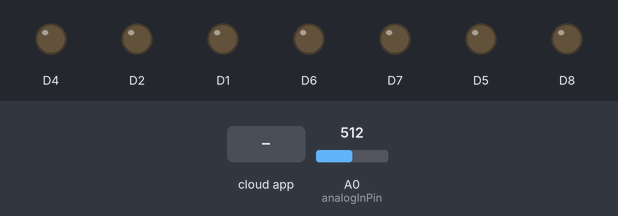
Recording of a sketch running on a simulated ESP8266 (NodeMCU). On the bench: output pins drawn as LEDs (lit = HIGH). Dashed ring = blinking. The test bench sets the inputs (shaded band); at power-on: A0 (analogInPin) = 512. WiFi joins after 1.5 s; servers stay silent unless stated; the Firebase database answers and starts empty; what the sketch prints to the serial monitor is not drawn.

Above: at 3.7 s.
3.8 s: A0 (analogInPin) set to 584
5.3 s: A0 (analogInPin) set to 608
At 6.8 s:
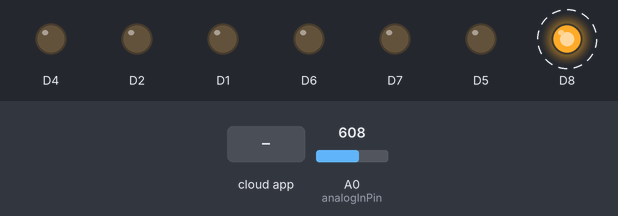
9.9 s: A0 (analogInPin) set to 590
At 11.0 s:
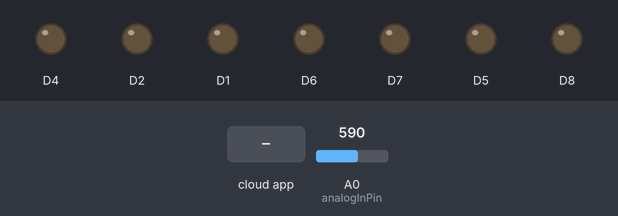
11.4 s: the phone or cloud app sets MANUAL to ON
At 13.0 s:
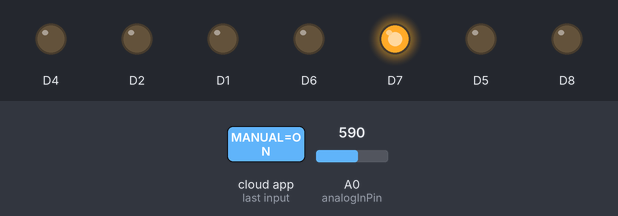
13.6 s: A0 (analogInPin) set to 610
At 15.2 s:
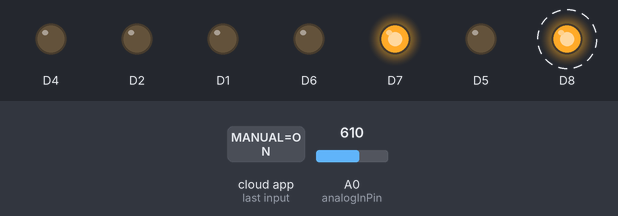
18.2 s: the phone or cloud app sets V_1 to ON
At 20.4 s:
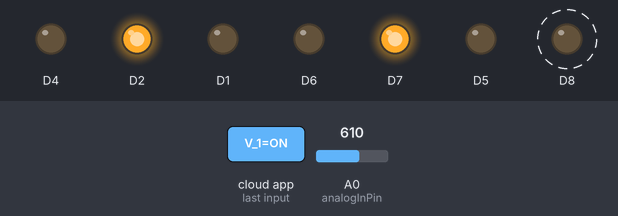
Timing chart, 0 to 23.8 s (numbered marks = the images above; inputs shaded):
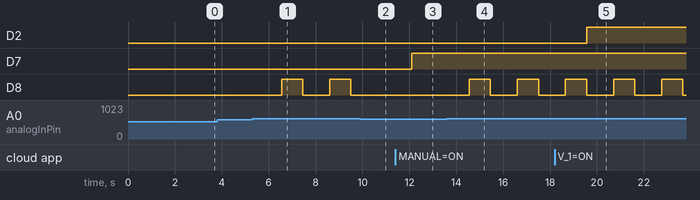

Measured:
- the behaviour switches between 600 and 601 on A0 (analogInPin) (found by bisection; images 0 and 1)
- after the input at 3.8 s, every drawn part: stays the same
- after the input at 5.3 s, D8: alternates HIGH for 0.90 s and LOW for 1.2 s, starting after 1.3 s
- after the input at 9.9 s, D8: stays LOW (without the input it goes to HIGH after 0.76 s)
- after the input at 11.4 s, D7: LOW → HIGH after 0.71 s
- after the input at 13.6 s, D8: alternates HIGH for 0.90 s and LOW for 1.2 s, starting after 0.96 s
- after the input at 18.2 s, D2: LOW → HIGH after 1.4 s

The sketch:

Firebase_Receiver.ino
```cpp
 /*

#include <ESP8266WiFi.h>

#include <FirebaseArduino.h>

#define WIFI_SSID "MY_TEST"
#define WIFI_PASSWORD "12345678"
#define FIREBASE_HOST "https://kma-moisture-default-rtdb.firebaseio.com"
#define FIREBASE_AUTH "qWGH88JqZn4UWRglLHQZUsbEkE226edlej6Sz2ec"
qWGH88JqZn4UWRglLHQZUsbEkE226edlej6Sz2ec
*/
  #include <ESP8266WiFi.h>
#include <FirebaseArduino.h>

#define WIFI_SSID "MY_TEST"
#define WIFI_PASSWORD "12345678"
#define FIREBASE_HOST "kma-moisture-default-rtdb.firebaseio.com"
#define FIREBASE_AUTH "qWGH88JqZn4UWRglLHQZUsbEkE226edlej6Sz2ec"

const int analogInPin = A0;
    int sensorValue = 0;
void setup()
{
   pinMode(D1,OUTPUT);
  pinMode(D2,OUTPUT);
   pinMode(D4,OUTPUT);
    pinMode(D5,OUTPUT);
     pinMode(D6,OUTPUT);
          pinMode(D7,OUTPUT);
            pinMode(D8,OUTPUT);
  Serial.begin(9600);
  delay(1000);

  WiFi.begin(WIFI_SSID, WIFI_PASSWORD);
  Serial.print("Connecting to ");
  Serial.print(WIFI_SSID);
  while (WiFi.status() != WL_CONNECTED)
  {
    Serial.print(".");
    delay(500);
    digitalWrite(D8, LOW);
  }
  Serial.println();
  Serial.print("Connected to ");
  Serial.println(WIFI_SSID);
  Firebase.begin(FIREBASE_HOST, FIREBASE_AUTH);                  // connect to firebase
                     //send initial string of led status
}
 String Valve1;
  String Valve2;
   String Valve3;
    String Valve4;
     String Valve5;
     String Motor;
     String Manual;

void loop()
{

   sensorValue = analogRead(analogInPin);

  // print the readings in the Serial Monitor
  Serial.print("sensor = ");
  Serial.print(sensorValue);

  if (sensorValue<=600)
  {
  String Rain_occured="YES";
   Firebase.setString("/Firebase/Rain",Rain_occured);
   digitalWrite(D2, LOW);
   digitalWrite(D3, LOW);
   digitalWrite(D4, LOW);
   digitalWrite(D5, LOW);
   digitalWrite(D6, LOW);

   Manual=Firebase.getString("Firebase/MANUAL");

if(Manual=="ON") {
  digitalWrite(D7, HIGH);Serial.println("mOTOR ON"); } else if(Manual=="OFF"){digitalWrite(D7, LOW);Serial.println("mOTOR OFF");
}

  }
else
  {
  String Rain_occured="NO";
   Firebase.setString("/Firebase/Rain",Rain_occured);
     digitalWrite(D8, HIGH);


  Valve1=Firebase.getString("Firebase/V_1");
    Valve2=Firebase.getString("Firebase/V_2");
      Valve3=Firebase.getString("Firebase/V_3");
        Valve4=Firebase.getString("Firebase/V_4");
          Valve5=Firebase.getString("Firebase/V_5");
           Motor=Firebase.getString("Firebase/Motor");
  if(Firebase.failed())
  {
    Serial.println(Firebase.error());
       Serial.println("Failed");
  }
  else
  {  Serial.println("Comiing");
    Serial.println(Valve1);
    Serial.println(Valve2);
    Serial.println(Valve3);
    Serial.println(Valve4);
    Serial.println(Valve5);
       Serial.println(Motor);
      }
if(Valve1=="ON") {digitalWrite(D2, HIGH); } else if(Valve1=="OFF"){digitalWrite(D2, LOW);}
if(Valve2=="ON") {digitalWrite(D3, HIGH); } else if(Valve2=="OFF"){digitalWrite(D3, LOW);}
if(Valve3=="ON") {digitalWrite(D4, HIGH); } else if(Valve3=="OFF"){digitalWrite(D4, LOW);}
if(Valve4=="ON") {digitalWrite(D5, HIGH); } else if(Valve4=="OFF"){digitalWrite(D5, LOW);}
if(Valve5=="ON") {digitalWrite(D6, HIGH); } else if(Valve5=="OFF"){digitalWrite(D6, LOW);}
if(Motor=="ON") {digitalWrite(D7, HIGH);Serial.println("mOTOR ON"); } else if(Motor=="OFF"){digitalWrite(D7, LOW);Serial.println("mOTOR OFF");}

  }


  digitalWrite(D8,LOW );
  delay(1000);

}
```
